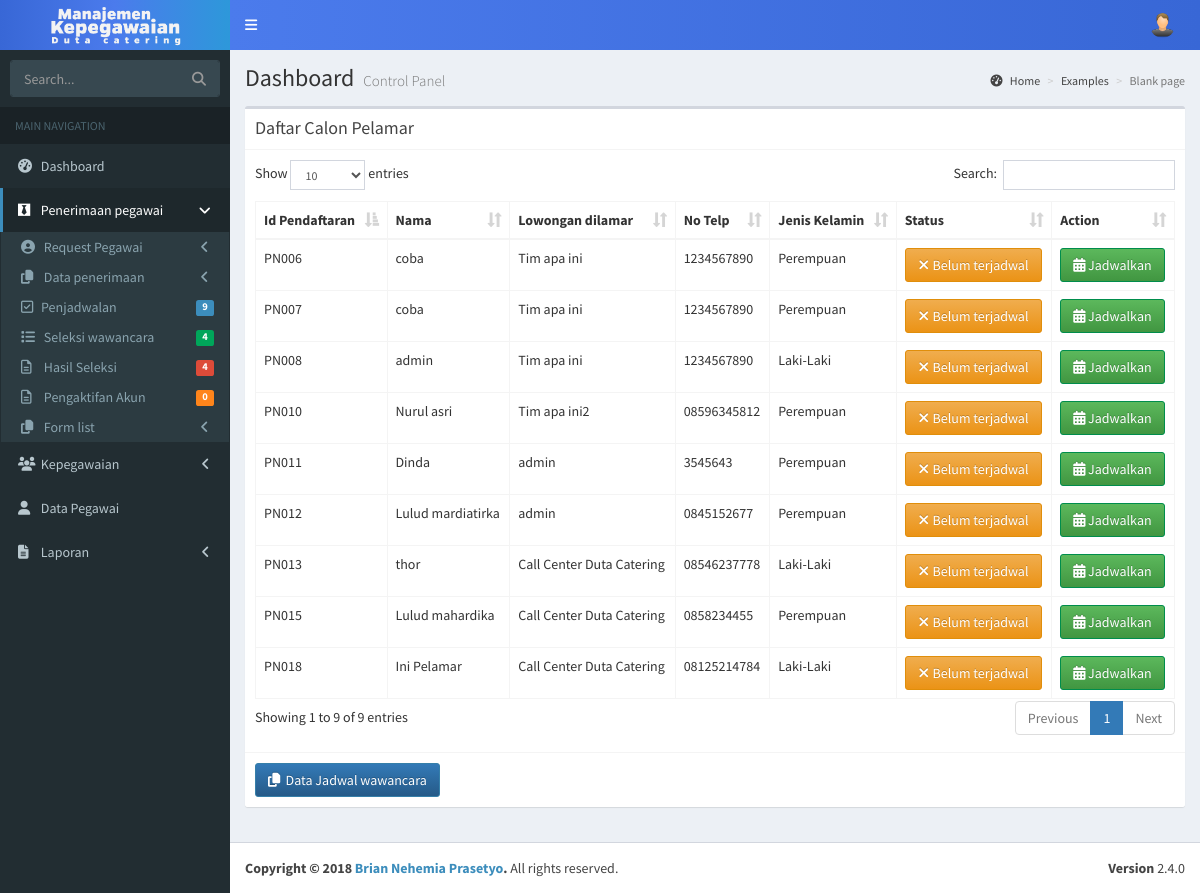
The page /admin/penjadwalantest.php on the database its author committed.
### tables this page shows
CREATE TABLE `tbpendaftar` (
  `idpendaftar` varchar(11) NOT NULL,
  `namapelamar` varchar(100) NOT NULL,
  `email` varchar(100) NOT NULL,
  `password` varchar(100) NOT NULL,
  `alamat` varchar(100) DEFAULT NULL,
  `tempat_lahir` varchar(30) DEFAULT NULL,
  `tanggal_lahir` date DEFAULT NULL,
  `usia` int(5) DEFAULT NULL,
  `no_telp` varchar(15) DEFAULT NULL,
  `jenis_kelamin` varchar(100) DEFAULT NULL,
  `foto` blob,
  `idcv` varchar(6) DEFAULT NULL,
  `idlowongan` varchar(6) DEFAULT NULL,
  `tanggaldaftar` date DEFAULT NULL,
  `status` varchar(20) DEFAULT NULL,
  `level` varchar(200) DEFAULT NULL
);

CREATE TABLE `tblowonganpekerjaan` (
  `idlowongan` varchar(6) NOT NULL,
  `namalowongan` varchar(100) NOT NULL,
  `deskripsipekerjaan` varchar(1000) NOT NULL,
  `jumlah` int(10) NOT NULL,
  `syarat` varchar(1000) NOT NULL,
  `kodedivisi` varchar(11) DEFAULT NULL
);

### admin/penjadwalantest.php (the view, shortened to what this page needs)
<?php
include 'header.php';
include 'adminsidebar.php';
?>
  <div class="content-wrapper">
    <section class="content-header">
      <h1>
        Dashboard
        <small>Control Panel</small>
      </h1>
      <ol class="breadcrumb">
        <li><a href="#"><i class="fa fa-dashboard"></i> Home</a></li>
        <li><a href="#">Examples</a></li>
        <li class="active">Blank page</li>
      </ol>
    </section>
    <section class="content">
      <div class="box">
        <div class="box-header with-border">
          <h3 class="box-title">Daftar Calon Pelamar</h3>
        </div>
        <div class="box-body" >
           <table  id="example2" class="table table-bordered table-hover">
                <thead>
                <tr>
                  <th>Id Pendaftaran</th>
                  <th>Nama</th>
                  <th>Lowongan dilamar</th>
                  <th>No Telp</th>
                  <th>Jenis Kelamin</th>
                  <th>Status</th>
                  <th>Action</th>
                </tr>
                </thead>
                <tbody>
                <?php
                  $read = $conn->readpenjadwalan();
					        while($fetch = $read->fetch_array()){
                  $decodenama = base64_decode($fetch['namapelamar']);
                  $decodenotelp = base64_decode($fetch['no_telp']);
				        ?>
                <tr>
                  <td><?php echo $fetch['idpendaftar'];?></td>
				  <td><?php echo $decodenama?></td>
                <td><?php echo $fetch['namalowongan']?></td>
                  <td><?php echo $decodenotelp ?></td>
                  <td><?php echo $fetch['jenis_kelamin']?></td>
                  <td><a class="btn btn-warning bg-orange"><i style="width:12px;" class="fa fa-close"></i>&nbspBelum terjadwal</a></td>
                  <td>
                    <a class="btn btn-success " style="font-size:14px;" href="formwawancara.php?postid=<?php echo $fetch['idpendaftar']; ?>"><i style="width:12px;" class="fa fa-calendar"></i>&nbspJadwalkan</a>
                 </td>
					      </tr>
                <?php
					      }
				        ?>
                </tbody>
              </table>
            </div>
        <div class="box-footer">
        <a class="btn btn-primary" href="jadwalwawancara.php"><i style="width:12px;" class="fa fa-copy"></i>&nbsp&nbspData Jadwal wawancara</a>
        </div>
      </div>
    </section>
  </div>
<?php
include 'footer.php';
 ?>

### assets/css/_all-skins.css (style rules this page uses)
.skin-blue .content-header { background: transparent; }

### rows shown on the page
tbpendaftar: idpendaftar "PN006", namapelamar "coba", idlowongan.namalowongan "Tim apa ini", no_telp "1234567890", jenis_kelamin "Perempuan"
tbpendaftar: idpendaftar "PN007", namapelamar "coba", idlowongan.namalowongan "Tim apa ini", no_telp "1234567890", jenis_kelamin "Perempuan"
tbpendaftar: idpendaftar "PN008", namapelamar "admin", idlowongan.namalowongan "Tim apa ini", no_telp "1234567890", jenis_kelamin "Laki-Laki"
tbpendaftar: idpendaftar "PN010", namapelamar "Nurul asri", idlowongan.namalowongan "Tim apa ini2", no_telp "08596345812", jenis_kelamin "Perempuan"
tbpendaftar: idpendaftar "PN011", namapelamar "Dinda", idlowongan.namalowongan "admin", no_telp "3545643", jenis_kelamin "Perempuan"
tbpendaftar: idpendaftar "PN012", namapelamar "Lulud mardiatirka", idlowongan.namalowongan "admin", no_telp "0845152677", jenis_kelamin "Perempuan"
tbpendaftar: idpendaftar "PN013", namapelamar "thor", idlowongan.namalowongan "Call Center Duta Catering", no_telp "08546237778", jenis_kelamin "Laki-Laki"
tbpendaftar: idpendaftar "PN015", namapelamar "Lulud mahardika", idlowongan.namalowongan "Call Center Duta Catering", no_telp "0858234455", jenis_kelamin "Perempuan"
tbpendaftar: idpendaftar "PN018", namapelamar "Ini Pelamar", idlowongan.namalowongan "Call Center Duta Catering", no_telp "08125214784", jenis_kelamin "Laki-Laki"

### other values the page prints
$data['total'] "9"
$data['total'] "4 4"
$data['total'] "0"
